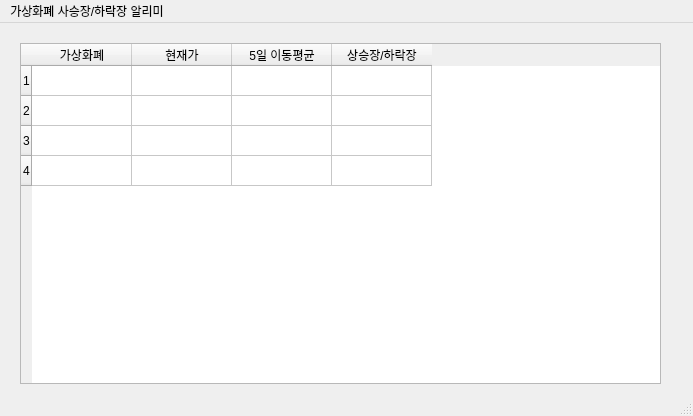
<?xml version="1.0" encoding="UTF-8"?>
<ui version="4.0">
 <class>MainWindow</class>
 <widget class="QMainWindow" name="MainWindow">
  <property name="geometry">
   <rect>
    <x>0</x>
    <y>0</y>
    <width>693</width>
    <height>416</height>
   </rect>
  </property>
  <property name="windowTitle">
   <string>MainWindow</string>
  </property>
  <widget class="QWidget" name="centralwidget">
   <widget class="QTableWidget" name="tableWidget">
    <property name="geometry">
     <rect>
      <x>20</x>
      <y>20</y>
      <width>641</width>
      <height>341</height>
     </rect>
    </property>
    <property name="rowCount">
     <number>4</number>
    </property>
    <row/>
    <row/>
    <row/>
    <row/>
    <column>
     <property name="text">
      <string>가상화폐</string>
     </property>
    </column>
    <column>
     <property name="text">
      <string>현재가</string>
     </property>
    </column>
    <column>
     <property name="text">
      <string>5일 이동평균</string>
     </property>
    </column>
    <column>
     <property name="text">
      <string>상승장/하락장</string>
     </property>
    </column>
   </widget>
  </widget>
  <widget class="QMenuBar" name="menubar">
   <property name="geometry">
    <rect>
     <x>0</x>
     <y>0</y>
     <width>693</width>
     <height>21</height>
    </rect>
   </property>
   <widget class="QMenu" name="menu">
    <property name="title">
     <string>가상화폐 사승장/하락장 알리미</string>
    </property>
   </widget>
   <addaction name="menu"/>
  </widget>
  <widget class="QStatusBar" name="statusbar"/>
 </widget>
 <resources/>
 <connections/>
</ui>
